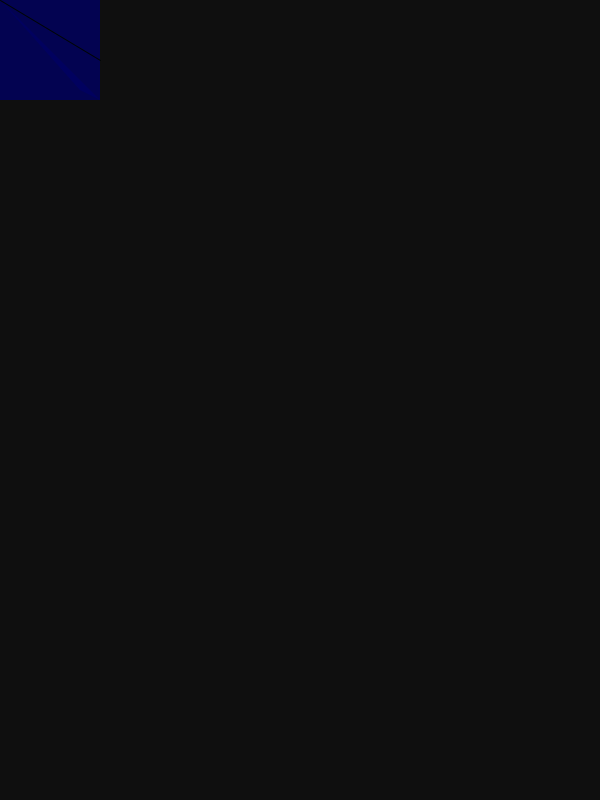
Frame 1 (no input)
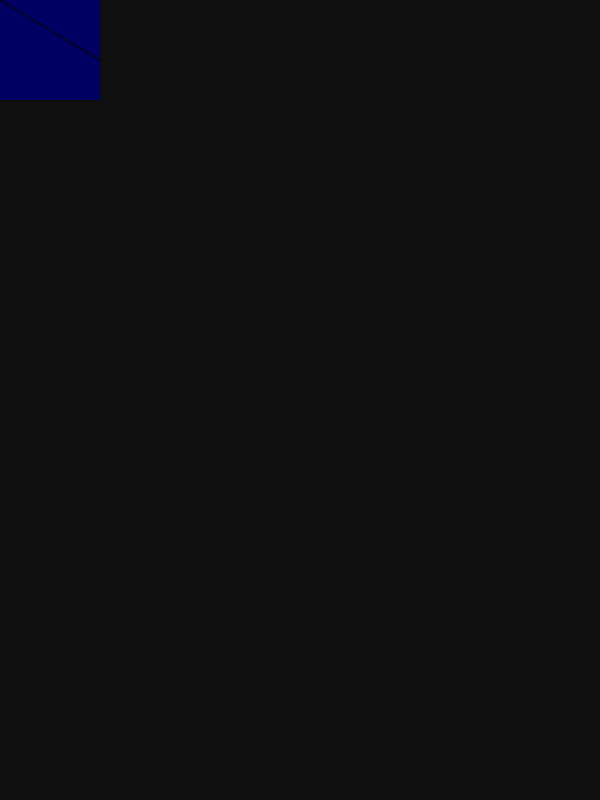
Frame 60 (the mouse pressed at the canvas centre just before this capture)
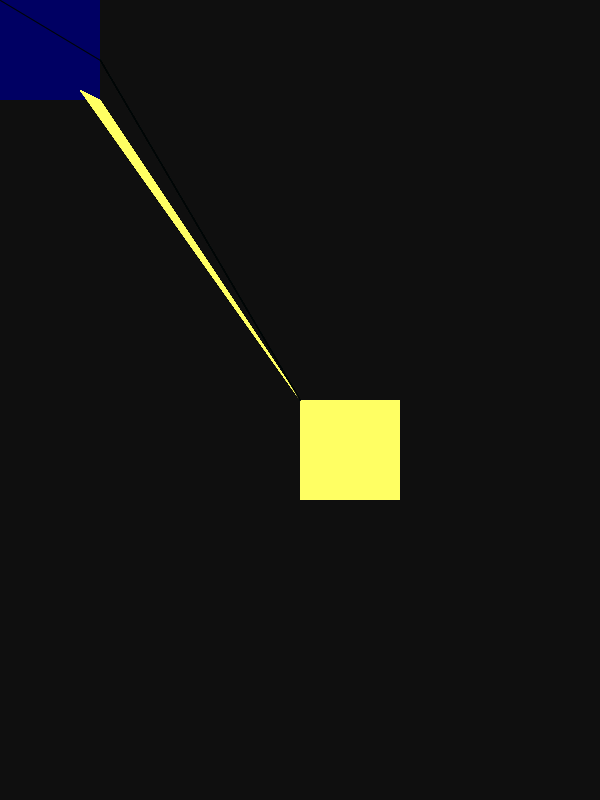
Frame 120 (the mouse held since frame 60 and released just before this capture)

The Processing sketch that drew these frames (run headless with seeded random() and noise(); from frame 60 on, the mouse is pressed at the canvas centre):

// Processing sketch: processing_86596
// ── processing_86596.pde

void setup ()
{size(600,800);
  
  background (15);
  smooth();
  
}

void draw ()

{
  
  int MonPetitPanier;
  MonPetitPanier = 100;

  noStroke ();
   fill (mouseX,mouseY,100,200);
  rect (mouseX,mouseY,100,100);
  
 
  fill (mouseX,mouseY,100,200);
  triangle (mouseX,mouseY,100,100,80,90);
  println (mouseX);
  
  stroke (#000505);
  line (mouseX,mouseY,100,60);
  
}
